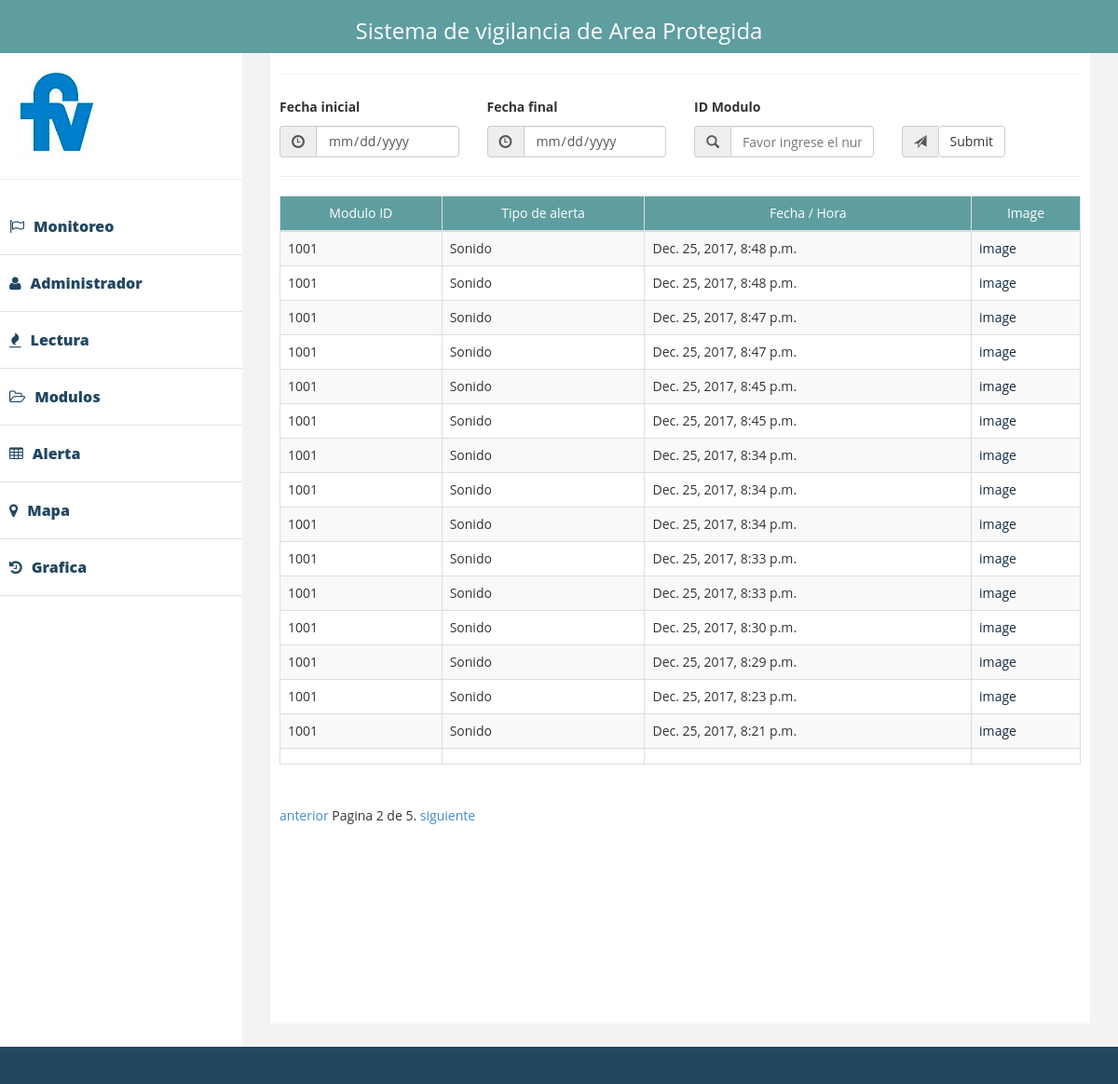
The page /interface/media/?page=2 on the database its author committed.
### interface/models.py (models this page shows)
class Alertas(models.Model):
    modulo = models.CharField(max_length=8, null = True)
    Tipo = models.CharField(max_length= 30, null=True)
    tiempo = models.DateTimeField(auto_now=True, null=True)
    alert_image = models.ImageField(blank=True, null=True,
                    upload_to="photos/%Y/%m/%D")

### interface/views.py (the view)
def alerta(request):
    context = querrys(request, Alertas)
    return render(request, 'alerts.html', context)

### templates/alerts.html (shortened to what this page needs)
{% extends 'index.html' %}
{% block table %}
    <thead id="head-th">
    <hr/>
    <tr>
        <td>Modulo ID</td>
        <td>Tipo de alerta</td>
        <td>Fecha / Hora</td>
        <td>Image</td>
    </tr>
    </thead>
    <tbody>
    {% for ob in Object_list %}
        <tr>
            <td>{{ ob.modulo }}</td>
            <td>{{ ob.Tipo }}</td>
            <td>{{ ob.tiempo }}</td>
            <td>
                <a href='{{ ob.alert_image }}' style="color: #122b40" target="_blank">image</a>
            </td>
        </tr>
    {% endfor %}
    <td>{{ ob.modulo }}</td>
    <td>{{ ob.Tipo }}</td>
    <td>{{ ob.tiempo }}</td>
    <td>{{ ob.alert_image }}</td>
    </tbody>
{% endblock %}

### static/assets/css/custom.css (style rules this page uses)
body { font-family: 'Open Sans', sans-serif; line-height:30px; }

### static/css/styles.css (style rules this page uses)
#head-th { background-color: cadetblue; color: white; text-align: center; }
html, body { height: 100%; margin: 0; padding: 0; }

### rows shown on the page
Alertas: modulo "1001", Tipo "Sonido", tiempo "Dec. 25, 2017, 8:48 p.m."
Alertas: modulo "1001", Tipo "Sonido", tiempo "Dec. 25, 2017, 8:48 p.m."
Alertas: modulo "1001", Tipo "Sonido", tiempo "Dec. 25, 2017, 8:47 p.m."
Alertas: modulo "1001", Tipo "Sonido", tiempo "Dec. 25, 2017, 8:47 p.m."
Alertas: modulo "1001", Tipo "Sonido", tiempo "Dec. 25, 2017, 8:45 p.m."
Alertas: modulo "1001", Tipo "Sonido", tiempo "Dec. 25, 2017, 8:45 p.m."
Alertas: modulo "1001", Tipo "Sonido", tiempo "Dec. 25, 2017, 8:34 p.m."
Alertas: modulo "1001", Tipo "Sonido", tiempo "Dec. 25, 2017, 8:34 p.m."
Alertas: modulo "1001", Tipo "Sonido", tiempo "Dec. 25, 2017, 8:34 p.m."
Alertas: modulo "1001", Tipo "Sonido", tiempo "Dec. 25, 2017, 8:33 p.m."
Alertas: modulo "1001", Tipo "Sonido", tiempo "Dec. 25, 2017, 8:33 p.m."
Alertas: modulo "1001", Tipo "Sonido", tiempo "Dec. 25, 2017, 8:30 p.m."
Alertas: modulo "1001", Tipo "Sonido", tiempo "Dec. 25, 2017, 8:29 p.m."
Alertas: modulo "1001", Tipo "Sonido", tiempo "Dec. 25, 2017, 8:23 p.m."
Alertas: modulo "1001", Tipo "Sonido", tiempo "Dec. 25, 2017, 8:21 p.m."

### other values the page prints
{{ Object_list.number }} "2"
{{ Object_list.paginator.num_pages }} "5"
